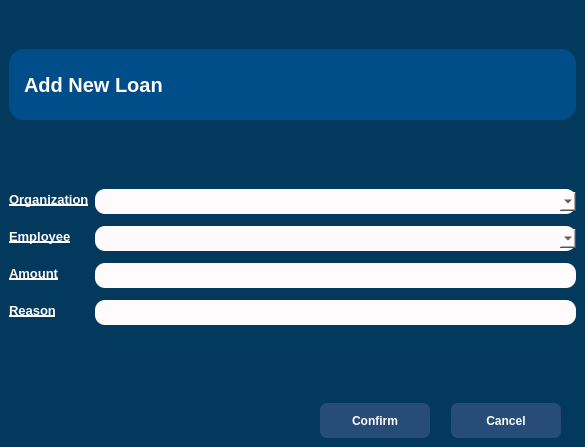
<?xml version="1.0" encoding="UTF-8"?>
<ui version="4.0">
 <class>AddLoanWindow</class>
 <widget class="QMainWindow" name="AddLoanWindow">
  <property name="geometry">
   <rect>
    <x>0</x>
    <y>0</y>
    <width>585</width>
    <height>447</height>
   </rect>
  </property>
  <property name="windowTitle">
   <string>MainWindow</string>
  </property>
  <property name="styleSheet">
   <string notr="true">background-color:#04395e;</string>
  </property>
  <widget class="QWidget" name="centralwidget">
   <layout class="QHBoxLayout" name="horizontalLayout">
    <item>
     <layout class="QVBoxLayout" name="mainLayout" stretch="0,1,0,0,3,1">
      <item>
       <spacer name="verticalSpacer_2">
        <property name="orientation">
         <enum>Qt::Vertical</enum>
        </property>
        <property name="sizeHint" stdset="0">
         <size>
          <width>20</width>
          <height>40</height>
         </size>
        </property>
       </spacer>
      </item>
      <item>
       <layout class="QHBoxLayout" name="titleLayout">
        <item>
         <widget class="QLabel" name="label">
          <property name="font">
           <font>
            <pointsize>-1</pointsize>
            <italic>false</italic>
            <bold>true</bold>
           </font>
          </property>
          <property name="styleSheet">
           <string notr="true">font-size: 20px;
background-color: #004e89;
color:#FFFAFB;
font:bold;
border-radius:15px;
padding: 0 10px;
text-transform:uppercase;
</string>
          </property>
          <property name="text">
           <string>Add New Loan</string>
          </property>
         </widget>
        </item>
       </layout>
      </item>
      <item>
       <spacer name="horizontalSpacer_2">
        <property name="orientation">
         <enum>Qt::Horizontal</enum>
        </property>
        <property name="sizeHint" stdset="0">
         <size>
          <width>40</width>
          <height>20</height>
         </size>
        </property>
       </spacer>
      </item>
      <item>
       <spacer name="verticalSpacer">
        <property name="orientation">
         <enum>Qt::Vertical</enum>
        </property>
        <property name="sizeHint" stdset="0">
         <size>
          <width>20</width>
          <height>40</height>
         </size>
        </property>
       </spacer>
      </item>
      <item>
       <layout class="QFormLayout" name="formLayout">
        <item row="0" column="0">
         <widget class="QLabel" name="label_2">
          <property name="styleSheet">
           <string notr="true">font:bold;
color: #FFFAFB;
text-transform:uppercase;
text-decoration:underline;
font-size:13px;</string>
          </property>
          <property name="text">
           <string>Organization</string>
          </property>
         </widget>
        </item>
        <item row="0" column="1">
         <widget class="QComboBox" name="orgField">
          <property name="styleSheet">
           <string notr="true">background-color:#FFFAFB;
border-radius:10px;
height: 25px;
margin: 3px 0;
padding: 0 5px;</string>
          </property>
         </widget>
        </item>
        <item row="1" column="0">
         <widget class="QLabel" name="label_3">
          <property name="styleSheet">
           <string notr="true">font:bold;
color: #FFFAFB;
text-transform:uppercase;
text-decoration:underline;
font-size:13px;</string>
          </property>
          <property name="text">
           <string>Employee</string>
          </property>
         </widget>
        </item>
        <item row="1" column="1">
         <widget class="QComboBox" name="empField">
          <property name="styleSheet">
           <string notr="true">background-color:#FFFAFB;
border-radius:10px;
height: 25px;
margin: 3px 0;
padding: 0 5px;</string>
          </property>
         </widget>
        </item>
        <item row="2" column="0">
         <widget class="QLabel" name="label_4">
          <property name="styleSheet">
           <string notr="true">font:bold;
color: #FFFAFB;
text-transform:uppercase;
text-decoration:underline;
font-size:13px;</string>
          </property>
          <property name="text">
           <string>Amount</string>
          </property>
         </widget>
        </item>
        <item row="2" column="1">
         <widget class="QLineEdit" name="amountField">
          <property name="styleSheet">
           <string notr="true">background-color:#FFFAFB;
border-radius:10px;
height: 25px;
margin: 3px 0;
padding: 0 5px;</string>
          </property>
         </widget>
        </item>
        <item row="3" column="0">
         <widget class="QLabel" name="label_5">
          <property name="styleSheet">
           <string notr="true">font:bold;
color: #FFFAFB;
text-transform:uppercase;
text-decoration:underline;
font-size:13px;</string>
          </property>
          <property name="text">
           <string>Reason</string>
          </property>
         </widget>
        </item>
        <item row="3" column="1">
         <widget class="QLineEdit" name="reasonField">
          <property name="styleSheet">
           <string notr="true">background-color:#FFFAFB;
border-radius:10px;
height: 25px;
margin: 3px 0;
padding: 0 5px;</string>
          </property>
         </widget>
        </item>
       </layout>
      </item>
      <item>
       <layout class="QHBoxLayout" name="footerLayout">
        <item>
         <spacer name="horizontalSpacer">
          <property name="orientation">
           <enum>Qt::Horizontal</enum>
          </property>
          <property name="sizeHint" stdset="0">
           <size>
            <width>40</width>
            <height>20</height>
           </size>
          </property>
         </spacer>
        </item>
        <item>
         <widget class="QPushButton" name="okButton">
          <property name="styleSheet">
           <string notr="true">QPushButton{
background-color: #274c77;
color:#FFFAFB;
font:bold;
padding: 5px;
border-radius:7px;
width: 100px;
margin-right:15px;
height: 25px;
}

QPushButton:hover {
  background-color: #4cc9f0;
  color:black;
font:bold;
padding: 5px;
border-radius:7px;
}
</string>
          </property>
          <property name="text">
           <string>Confirm</string>
          </property>
         </widget>
        </item>
        <item>
         <widget class="QPushButton" name="cancelButton">
          <property name="styleSheet">
           <string notr="true">QPushButton{
background-color: #274c77;
color:#FFFAFB;
font:bold;
padding: 5px;
border-radius:7px;
width: 100px;
margin-right:15px;
height: 25px;
}

QPushButton:hover {
  background-color: #4cc9f0;
  color:black;
font:bold;
padding: 5px;
border-radius:7px;
}
</string>
          </property>
          <property name="text">
           <string>Cancel</string>
          </property>
         </widget>
        </item>
       </layout>
      </item>
     </layout>
    </item>
   </layout>
  </widget>
 </widget>
 <resources/>
 <connections/>
</ui>
